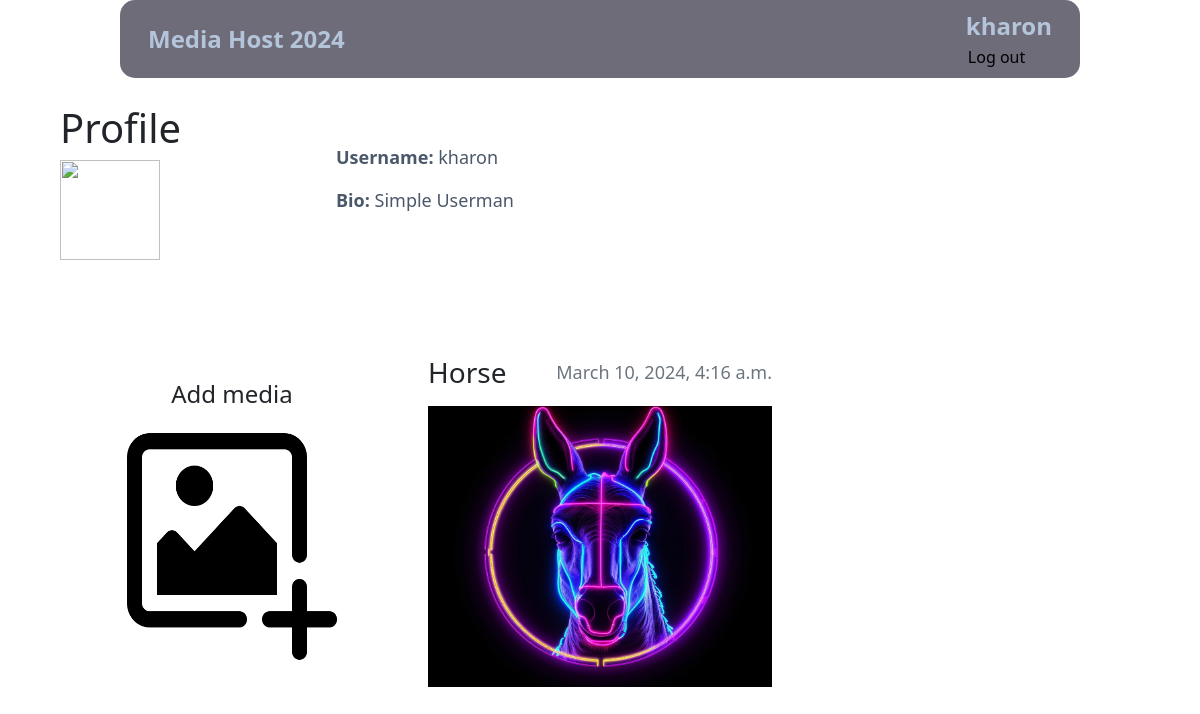
The app's page /profile/kharon (signed in) with its own data.
### main/models.py (models this page shows, shortened)
class Profile(models.Model):
    user = models.OneToOneField(User, null=True, on_delete=models.CASCADE)
    bio = models.TextField(null=True, blank=True)
    profile_pic = models.ImageField(null=True, blank=True, upload_to="images/profile/")
    def __str__(self):
        return str(self.user)

class Photo(models.Model):
    title = models.CharField(max_length=30)
    created_by = models.ForeignKey(get_user_model(), on_delete=models.PROTECT)
    created_at = models.DateTimeField(auto_now_add=True)
    image = models.ImageField()
    class Meta:
        verbose_name = 'Photo'
        verbose_name_plural = 'Photos'

### main/views.py (the view)
# urls.py: path('profile/<username>', ProfileView.as_view(), name='profile'),
class ProfileView(TemplateView):
    model = Profile
    template_name = 'profile.html'
    def get_context_data(self, *args, **kwargs):
        context = super().get_context_data(*args, **kwargs)
        username = self.kwargs.get("username")
        uid = get_object_or_404(User, username=username)
        page_user = get_object_or_404(Profile, id=uid.id)
        context['page_user'] = page_user
        context['photos'] = Photo.objects.all().filter(created_by=uid).order_by("-created_at")
        return context

### main/templates/profile.html
{% extends 'layout.html' %}
{% load static %}
{% block content %}
<div class="row mt-5 mb-5">
    <div class="col-3 mt-2">
        <h1>Profile</h1>
        <div class="card-body">
        {% if user.profile.profile_pic %}
          <img src="{{ profile.profile_pic.url }}" height=100 width=100><br><br>
        {% else %}
          <img src="{% static 'images\user.png' %}" height=100 width=100><br><br>
        {% endif %}
        </div>
    </div>
    <div class="col-6 mt-5">
        <p><strong>Username:</strong> {{ page_user }}</p>
        <p><strong>Bio:</strong> {{ page_user.bio }}</p><br><br>
    </div>
</div>
    <div class="row my-2">
        {% if request.user.id == page_user.id %}
        <div class="col-md-4 my-3 mt-5 text-center">
            <h4>Add media   </h4>
            <a href="{% url 'upload_photo' %}">
                <img style="width: 70%; height: 70%;"  src="{% static 'images\add_photo.png' %}">
            </a>
        </div>
        {% endif %}
    {% for n in photos %}
        <div class="col-md-4 my-3">
            <div class="navbar">
                <h3>{{ n.title }}</h3>
                <h5 class="text-secondary">{{ n.created_at }}</h5>
            </div>
            <img style="width: 100%; height: 70%; object-fit: cover;"  src="{{ n.image.url }}">
        </div>
    {% endfor %}
    </div>
{% endblock %}

### main/templates/layout.html (shortened to what this page needs)
<!doctype html>
{% load static %}
<html lang="en">
<head>
    <link rel="stylesheet" href="https://cdn.jsdelivr.net/npm/bootstrap@5.3.2/dist/css/bootstrap.min.css">
    <link rel="stylesheet" href="https://cdnjs.cloudflare.com/ajax/libs/font-awesome/6.5.1/css/all.min.css" />
    <link rel="stylesheet" href="{% static 'css/styles.css' %}" />
</head>
<body class="p-5">
<div class="navbar fixed-top navbar-light bg-nav py-2 px-4">
    <a class='a_title p-1' href="{% url 'homepage' %}">Media Host 2024</a>
    {% if request.user.is_authenticated %}
        <span>
            <a class='a_title p-1' href="../profile/{{ request.user.username }}">
                {{ request.user.username }}
            </a>
            <form id="logout-form" action="{% url 'logout' %}" method="POST">
                <button class='logout' type="submit">Log out</button>
            </form>
        </span>
    {% endif %}
</div>
<div class="container">
    {% block content %}
    {% endblock %}
</div>
</body>
</html>

### main/static/css/styles.css (style rules this page uses)
p { color: #4A586A; font-size: 18px; }
a { text-decoration: none; font-weight: 400; }
h5 { font-size: 18px; }
.bg-nav { background-color: #6E6C78; border-radius: 15px; margin: 0 10%; }
.a_title { color: #B4C5DB; font-size: 24px; font-weight: 700; }
.logout { background-color: transparent; outline: none; border: none; }

### records on screen
Profile: user.username "kharon", bio "Simple Userman"
Photo: title "Horse", created_at "March 10, 2024, 4:16 a.m.", image (picture)

### other values on screen
{{ request.user.username }} "kharon"
